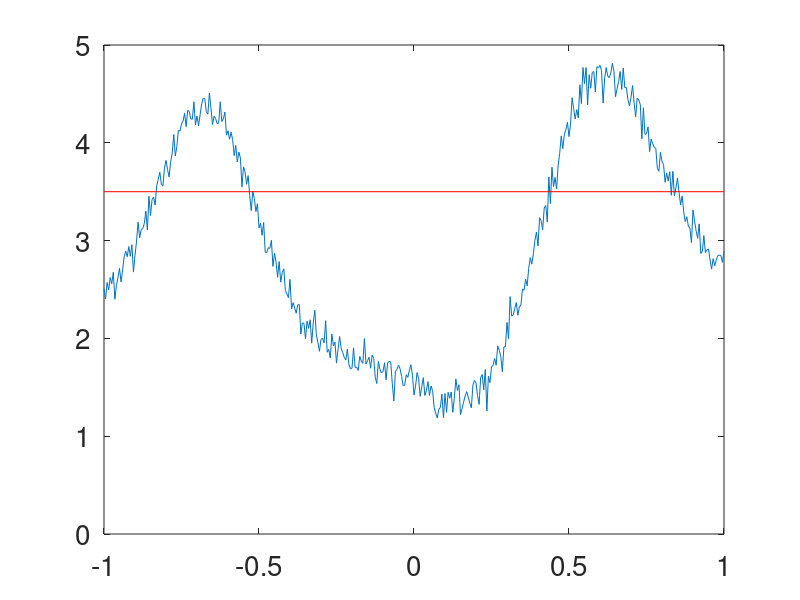

This chart was generated by the following MATLAB code: (Note: this script raises an error after producing the figure.)
%%% draw prior

set(0,'defaultaxesposition',[0.1300    0.1100    0.7750    0.8150]) % 0.1300    0.1100    0.7750    0.8150
set(0,'defaultaxeslinewidth', .5); % 0.5
set(0,'defaultaxesfontsize', 20);


writegiftrue = true;


x = (-1:.005:1)';
arm_set = round([.5:1:25.5]*length(x)/26);

region_ends = arm_set;
region_starts = arm_set;
region_mids   = round((region_starts + region_ends)/2);
region_X   = cell2mat(arrayfun(@(n) { ...
  accumarray((region_starts(n):region_ends(n))', ...
  1/(region_ends(n) - region_starts(n)+1), [length(x), 1])}, ...
  1:length(region_starts)))';
region_pool  = 1:length(region_starts);
region_set   = 1:length(region_starts);

alpha = norminv(1-.05/length(arm_set));
ylim = [0 5];
threshold = 3.5;

K0 = .9^2 * (range(ylim)/2)^2 / alpha^2 * ...
  exp(-squareform( pdist(x).^2 ) / .3.^2);
s_n = .1;

mu0 = mean(ylim) * ones(size(x));

rng shuffle
disp(rng)
rng(1054718343);
y = mvnrnd(mu0, K0 + s_n^2 * eye(size(K0)))';

while y(arm_set(5)) < threshold || y(arm_set(end-5)) < threshold ...
    || y(1) > threshold || y(end) > threshold || y(round((1+length(y))/2)) > threshold
  rng shuffle
  disp(rng)
  y = mvnrnd(mu0, K0 + s_n^2 * eye(size(K0)))';
  
  figure(1); clf;
  plot(x,y);
  hold on
  plot([x(1) x(end)], [threshold threshold], '-r');
  axis([-1 1 0 5]);
  drawnow;
  %   pause(.1);
end



mu = mu0;
K = K0;
sf = sqrt(diag(K));

muR = region_X * mu;
sfR = sqrt(diag(region_X * K * region_X'));
alphaR = alpha; %norminv(.9);
clR = muR - alphaR * sfR;
cuR = muR + alphaR * sfR;

pool_set = arm_set; 
pulled_ids = [];
xs = [];
ys = [];

%%% sample
for sample_id = 1:20

  %   ucb = mu + alpha * sf;
  %   ucb(comple(pool_set, length(ucb))) = nan;
  LK = region_X * K;

  ug = [];
  utility = [];
  for s = 1:length(x)
    sfR_update = abs(LK(:,s) * (K(s,s) + s_n.^2)^-.5);
    ug(:, s) = normcdf( ( muR - threshold - sqrt(sfR.^2 - sfR_update.^2)*alphaR ) ./ sfR_update );
  end
  ug(comple(region_pool, length(region_set)), :) = nan;
  ug(:, comple(pool_set, length(x))) = nan;
  
  %%% expected reward specific
  ug(ismember(arm_set, pulled_ids), :) = nan;
  utility = nansum(ug, 1);
  
  if max(utility)<1e-5
    break;
  end
  
  last_id = find(utility > max(utility) - 1e-10);
  if length(last_id)>1
    last_id = randsample(last_id, 1);
  end
  
  if sample_id > 0
    pool_set(pool_set == last_id) = [];
    pulled_ids(end+1) = last_id;
    
    xs(end+1) = x(last_id);
    ys(end+1) = y(last_id);

    %%% update posterior
    [mu, K] = Gaussian_posterior('cov', mu, K, ...
      accumarray([1,last_id], 1, [1, length(x)]), ys(end), s_n);

    sf = sqrt(diag(K));
    muR = region_X * mu;
    sfR = sqrt(diag(region_X * K * region_X'));
    clR = muR - alphaR * sfR;
    cuR = muR + alphaR * sfR;
    
    %%% permanent persistence
    region_pool(clR(region_pool)>threshold) = [];
  end

  
  %%% draw result
  figure(1); clf;
  set(gcf,'position',[440   378   640   300],'color',[1 1 1]);
  
  plot([x(1) x(end)], [threshold threshold], '-r');
  hold on;
  
  %%% draw arms
  for a=arm_set
    Hs = shadedErrorBar(x(a-2:a+2), mu(a-2:a+2), alpha*sf(a-2:a+2), '-b', .5);
    [Hs.edge(:).LineStyle] = deal('none','none');
    Hs.mainLine.LineStyle = 'none';
  end
  
  %%% draw regions
  for rid = 1:length(region_mids)
    if ~any(region_pool == rid) % pass threshold
      shadedErrorBar(x(region_mids(rid)-4:region_mids(rid)+4), ...
        repmat(muR(rid),[9,1]), repmat(alphaR*sfR(rid),[9,1]), 'g');
    else %if threshold > cuR(rid) % below
      shadedErrorBar(x(region_mids(rid)-4:region_mids(rid)+4), ...
        repmat(muR(rid),[9,1]), repmat(alphaR*sfR(rid),[9,1]), 'k');
      %     else % partial
      %       shadedErrorBar(x(region_mids(rid)-4:region_mids(rid)+4), ...
      %         repmat(muR(rid),[9,1]), [repmat(alphaR*sfR(rid),[9,1]), repmat(threshold-muR(rid),[9,1])], 'k');
      %
      %       shadedErrorBar(x(region_mids(rid)-4:region_mids(rid)+4), ...
      %         repmat(muR(rid),[9,1]), [-repmat(muR(rid)-threshold,[9,1]), -repmat(alphaR*sfR(rid),[9,1])], 'k');
    end
  end
  
  for i=1:length(pulled_ids)
    plot(xs(i), ys(i), 'o', 'markersize', 30);
    %     text(xs(i), ys(i)+1, num2str(i), 'horizontalalignment','center');
    %     if ys(i) > threshold
    %       text(xs(i), ys(i), char(hex2dec('2713')), 'color','red','fontsize', 20, 'horizontalalignment', 'center','verticalalignment','middle');
    %     else
    %       plot(xs(i), ys(i), 'x', 'markersize', 15, 'color','black','linewidth',2);
    %     end
  end
  
  xlabel('items')
  ylabel('value')
  
  axis([-1 1 0 5]); set(gca,'ytick',[0 1 2 3 4 5], 'xtick',[],'box','off');
  drawnow;
  
  if writegiftrue
    frame = getframe(1);
    im = frame2im(frame);
    [imind,cm] = rgb2ind(im,256);
    if sample_id == 1
      imwrite(imind, cm, [mfilename, '.gif'], 'gif', 'Loopcount', 1, 'delaytime', 1);
    else
      imwrite(imind, cm, [mfilename, '.gif'], 'gif', 'WriteMode', 'append', 'delaytime', 1);
    end
  end

  pause(.1);
  
  if max(mu(pool_set) + alpha*sf(pool_set)) < threshold
    break;
  end
  
end

disp(sample_id)
